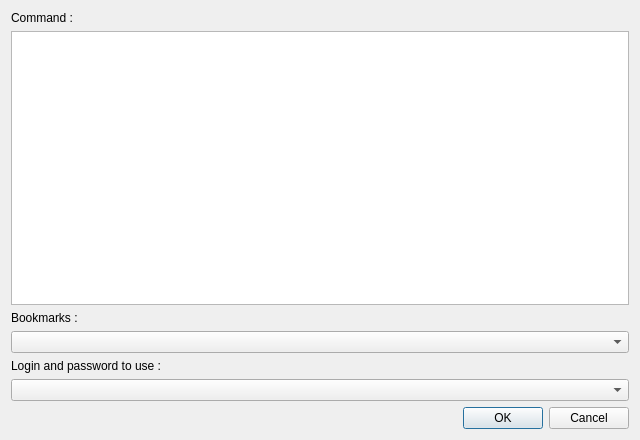
<?xml version="1.0" encoding="UTF-8"?>
<ui version="4.0">
 <class>SendCommand</class>
 <widget class="QDialog" name="SendCommand">
  <property name="windowModality">
   <enum>Qt::WindowModal</enum>
  </property>
  <property name="geometry">
   <rect>
    <x>0</x>
    <y>0</y>
    <width>640</width>
    <height>440</height>
   </rect>
  </property>
  <property name="windowTitle">
   <string>Send a command to the server</string>
  </property>
  <property name="windowIcon">
   <iconset resource="../../ressources/ressources.qrc">
    <normaloff>:/img/Bubble-32.png</normaloff>:/img/Bubble-32.png</iconset>
  </property>
  <layout class="QVBoxLayout" name="verticalLayout">
   <item>
    <widget class="QLabel" name="label">
     <property name="text">
      <string>Command :</string>
     </property>
    </widget>
   </item>
   <item>
    <widget class="QPlainTextEdit" name="pteCommand"/>
   </item>
   <item>
    <widget class="QLabel" name="label_2">
     <property name="text">
      <string>Bookmarks :</string>
     </property>
    </widget>
   </item>
   <item>
    <widget class="QComboBox" name="bookmarks"/>
   </item>
   <item>
    <widget class="QLabel" name="label_3">
     <property name="text">
      <string>Login and password to use :</string>
     </property>
    </widget>
   </item>
   <item>
    <widget class="QComboBox" name="cbLoginPass"/>
   </item>
   <item>
    <widget class="QDialogButtonBox" name="buttonBox">
     <property name="orientation">
      <enum>Qt::Horizontal</enum>
     </property>
     <property name="standardButtons">
      <set>QDialogButtonBox::Cancel|QDialogButtonBox::Ok</set>
     </property>
    </widget>
   </item>
  </layout>
 </widget>
 <resources>
  <include location="../../ressources/ressources.qrc"/>
 </resources>
 <connections>
  <connection>
   <sender>buttonBox</sender>
   <signal>accepted()</signal>
   <receiver>SendCommand</receiver>
   <slot>accept()</slot>
   <hints>
    <hint type="sourcelabel">
     <x>248</x>
     <y>254</y>
    </hint>
    <hint type="destinationlabel">
     <x>157</x>
     <y>274</y>
    </hint>
   </hints>
  </connection>
  <connection>
   <sender>buttonBox</sender>
   <signal>rejected()</signal>
   <receiver>SendCommand</receiver>
   <slot>reject()</slot>
   <hints>
    <hint type="sourcelabel">
     <x>316</x>
     <y>260</y>
    </hint>
    <hint type="destinationlabel">
     <x>286</x>
     <y>274</y>
    </hint>
   </hints>
  </connection>
 </connections>
</ui>
